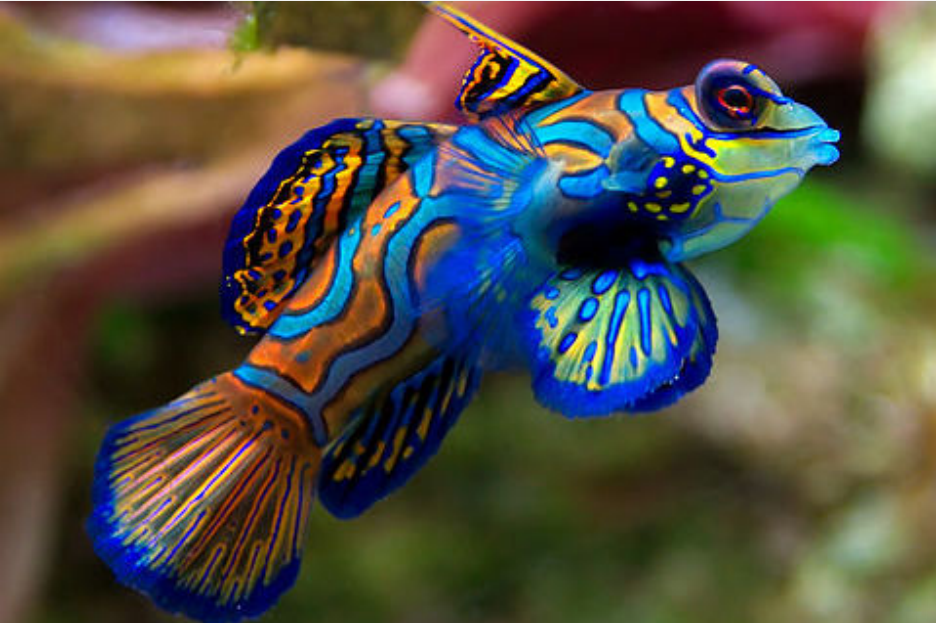
#> input picture open_cv/fish.png, 936 x 623 px
$ python masking.py
#> lines starting #> are read from the running program, lines starting #| are printed output that depends on the picture; after the words box and inside, x2 and y2 are one past the last pixel; in counts of white or black regions, pixels touching at a corner belong together
import cv2 as cv
import numpy as np

image = cv.imread("fish.png")
#> image is the input picture: shape (623, 936, 3); mean B, G, R 67.7, 80.6, 84.1
image = cv.resize(image, None, fx = 0.5, fy = 0.5, interpolation=cv.INTER_CUBIC)
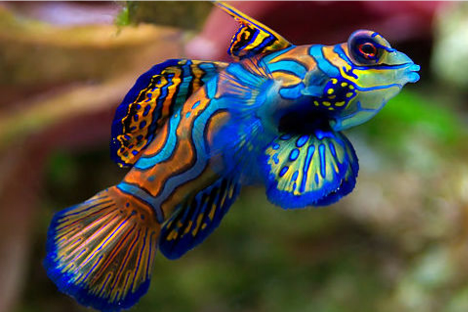
#> image: shape (312, 468, 3); mean B, G, R 67.7, 80.6, 84.1

mask = np.zeros(image.shape[:2], np.uint8)
cv.circle(mask, (105, 235), 80, 255, -1)
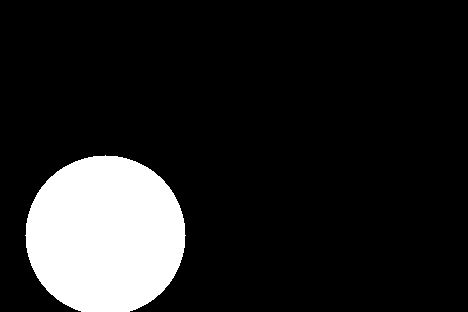
#> mask: shape (312, 468); 13.7% white; 1 white region, box (x1, y1, x2, y2) and area: (25, 155, 186, 312) 19977

mask = cv.bitwise_and(image, image, mask=mask)
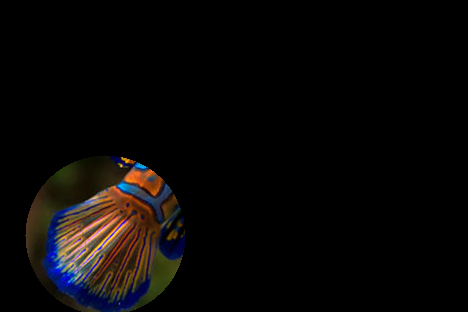
#> mask: shape (312, 468, 3); mean B, G, R 6.4, 7.2, 9.1
image2 = np.hstack([image, mask])
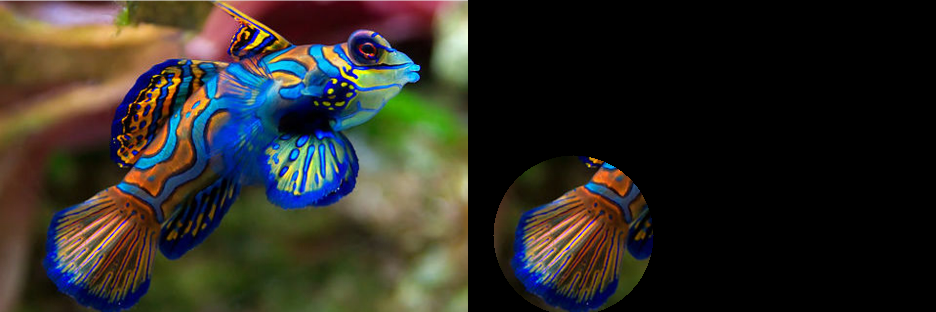
#> image2: shape (312, 936, 3); mean B, G, R 37, 43.9, 46.6

cv.imshow("window", image2)
cv.waitKey(10000)
cv.destroyAllWindows()
